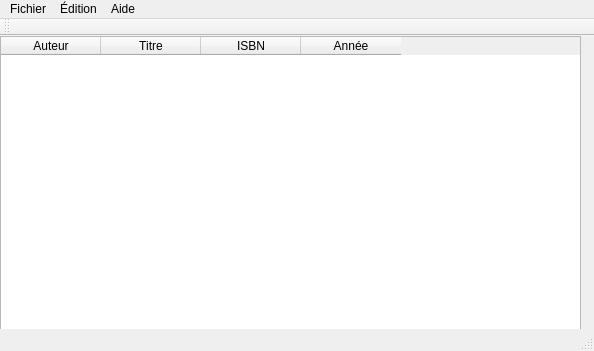
<?xml version="1.0" encoding="UTF-8"?>
<ui version="4.0">
 <class>MainWindow</class>
 <widget class="QMainWindow" name="MainWindow">
  <property name="geometry">
   <rect>
    <x>0</x>
    <y>0</y>
    <width>594</width>
    <height>351</height>
   </rect>
  </property>
  <property name="windowTitle">
   <string>MainWindow</string>
  </property>
  <widget class="QWidget" name="centralWidget">
   <widget class="QTableWidget" name="tableWidget">
    <property name="geometry">
     <rect>
      <x>0</x>
      <y>0</y>
      <width>581</width>
      <height>311</height>
     </rect>
    </property>
    <property name="sizePolicy">
     <sizepolicy hsizetype="Expanding" vsizetype="Expanding">
      <horstretch>1</horstretch>
      <verstretch>1</verstretch>
     </sizepolicy>
    </property>
    <property name="minimumSize">
     <size>
      <width>581</width>
      <height>311</height>
     </size>
    </property>
    <attribute name="horizontalHeaderCascadingSectionResizes">
     <bool>true</bool>
    </attribute>
    <attribute name="verticalHeaderCascadingSectionResizes">
     <bool>true</bool>
    </attribute>
    <column>
     <property name="text">
      <string>Auteur</string>
     </property>
    </column>
    <column>
     <property name="text">
      <string>Titre</string>
     </property>
    </column>
    <column>
     <property name="text">
      <string>ISBN</string>
     </property>
    </column>
    <column>
     <property name="text">
      <string>Année</string>
     </property>
    </column>
   </widget>
  </widget>
  <widget class="QMenuBar" name="menuBar">
   <property name="geometry">
    <rect>
     <x>0</x>
     <y>0</y>
     <width>594</width>
     <height>22</height>
    </rect>
   </property>
   <widget class="QMenu" name="menuFichier">
    <property name="title">
     <string>Fichier</string>
    </property>
    <addaction name="actionNouveau"/>
    <addaction name="actionOuvrir"/>
    <addaction name="actionSauvegarder"/>
    <addaction name="actionSauvegarder_sous"/>
    <addaction name="actionQuitter"/>
   </widget>
   <widget class="QMenu" name="menu_dition">
    <property name="title">
     <string>Édition</string>
    </property>
    <addaction name="actionAjouter_un_livre"/>
    <addaction name="actionRetirer_un_livre"/>
   </widget>
   <widget class="QMenu" name="menuAide">
    <property name="title">
     <string>Aide</string>
    </property>
    <addaction name="actionDocumentation"/>
    <addaction name="actionUn_probl_me"/>
   </widget>
   <addaction name="menuFichier"/>
   <addaction name="menu_dition"/>
   <addaction name="menuAide"/>
  </widget>
  <widget class="QToolBar" name="mainToolBar">
   <attribute name="toolBarArea">
    <enum>TopToolBarArea</enum>
   </attribute>
   <attribute name="toolBarBreak">
    <bool>false</bool>
   </attribute>
  </widget>
  <widget class="QStatusBar" name="statusBar"/>
  <action name="actionNouveau">
   <property name="checkable">
    <bool>false</bool>
   </property>
   <property name="text">
    <string>Nouveau</string>
   </property>
  </action>
  <action name="actionOuvrir">
   <property name="text">
    <string>Ouvrir</string>
   </property>
  </action>
  <action name="actionSauvegarder">
   <property name="text">
    <string>Sauvegarder</string>
   </property>
  </action>
  <action name="actionSauvegarder_sous">
   <property name="text">
    <string>Sauvegarder sous...</string>
   </property>
  </action>
  <action name="actionQuitter">
   <property name="text">
    <string>Quitter</string>
   </property>
  </action>
  <action name="actionAjouter_un_livre">
   <property name="text">
    <string>Ajouter un livre</string>
   </property>
  </action>
  <action name="actionRetirer_un_livre">
   <property name="text">
    <string>Retirer un livre</string>
   </property>
  </action>
  <action name="actionDocumentation">
   <property name="text">
    <string>Documentation</string>
   </property>
  </action>
  <action name="actionUn_probl_me">
   <property name="text">
    <string>Un problème ?</string>
   </property>
  </action>
 </widget>
 <layoutdefault spacing="6" margin="11"/>
 <resources/>
 <connections/>
</ui>
